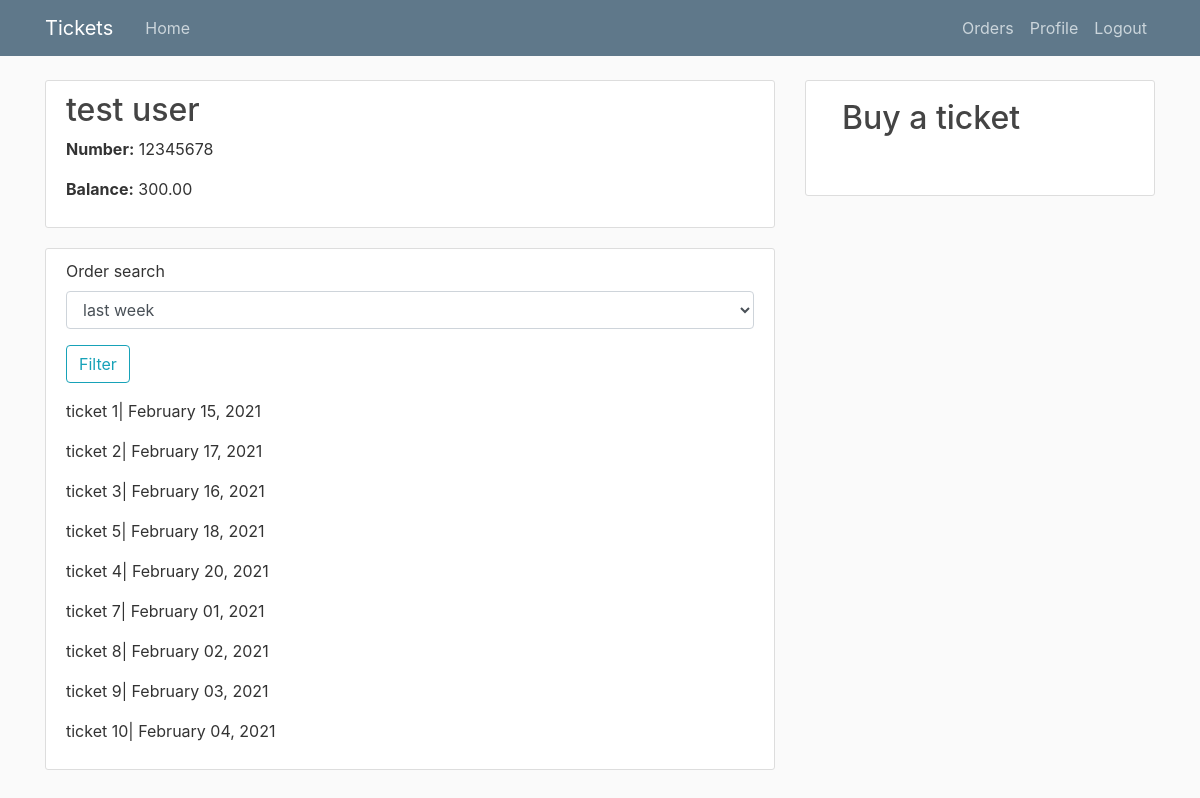
/profile (signed in), run on an earlier commit of the app's database.
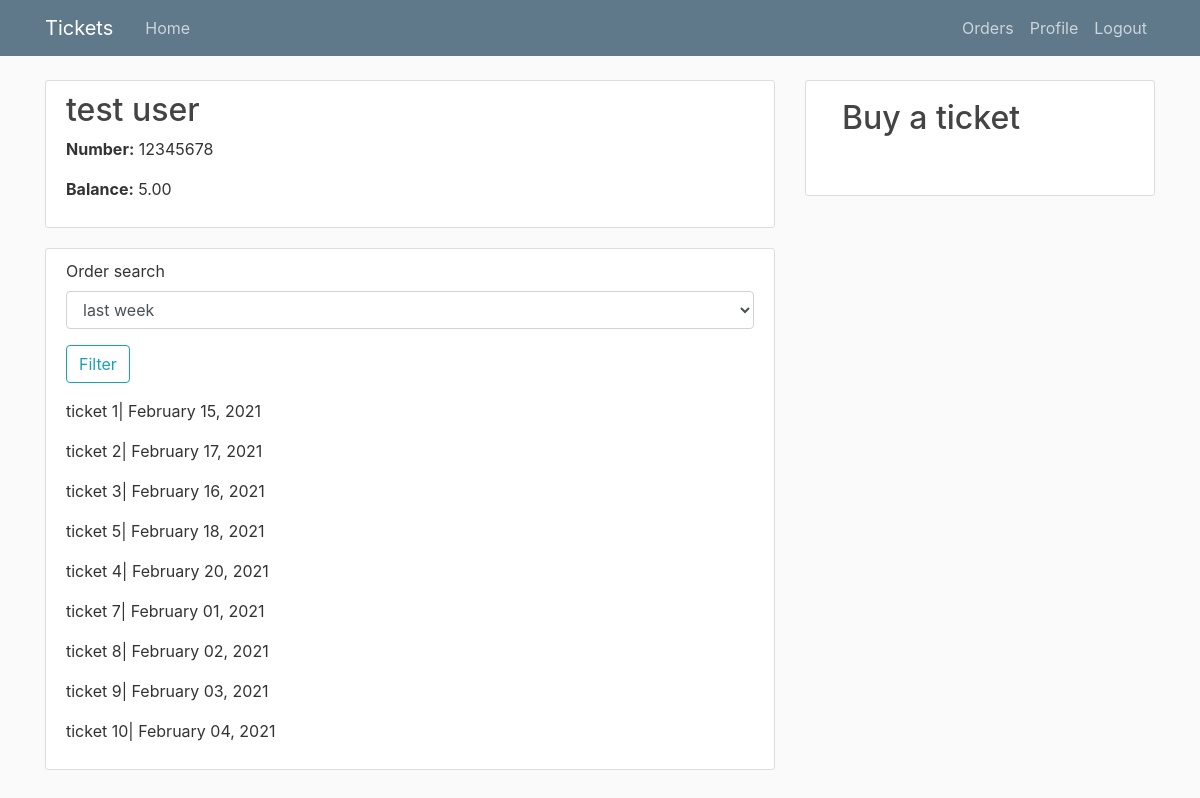
And on a later commit of the database.
### users/models.py (models this page shows, shortened)
class User(AbstractUser):
    username = None
    email = models.EmailField(_('Email Address'), unique=True)
    first_name = models.CharField(max_length=50, verbose_name=_("First Name"))
    last_name = models.CharField(max_length=50, verbose_name=_("Last Name"))
    balance = models.DecimalField(max_digits=8, decimal_places=2, verbose_name=_('Balance'), default=0)
    mobile_number = models.CharField(max_length=20, verbose_name=_("Mobile Number"))
    objects = UserManager()
    USERNAME_FIELD = 'email'
    REQUIRED_FIELDS = []

### tickets_app/views.py (the view, shortened to what this page needs)
# urls.py: path("profile", ticket_views.profile, name="profile"),
@login_required
def profile(request: WSGIRequest) -> HttpResponse:
    user = request.user
    tickets = Ticket.objects.filter(tk_order__user=user)
    tickets_search_form = TicketsSearchForm()
    orders_info = {}
    if request.method == "GET":
        tickets_search_form = TicketsSearchForm(request.GET)
        if tickets_search_form.is_valid():
            data = tickets_search_form.cleaned_data["order_search"]
    return render(request, 'tickets_app/profile.html', context={
        "user": user,
        "tickets": tickets,
        "tickets_search_form": tickets_search_form,
        "orders_info": orders_info
    })

### tickets_app/forms.py
class TicketsSearchForm(forms.Form):
    CHOICE = (("1", "last week"), ("2", "last month"), ("3", "last year"))
    order_search = forms.ChoiceField(choices=CHOICE, required=False)

### tickets_app/templates/tickets_app/profile.html (shortened to what this page needs)
{% extends "tickets_app/base.html" %}
{% load crispy_forms_tags %}
{% block content %}
<div class = "content-section">
  <h2>{{user.first_name}} {{user.last_name}}</h2>
  <p><strong>Number:</strong> {{user.mobile_number}}</p>
  <p><strong>Balance:</strong> {{user.balance}}</p>
</div>
<div class = "content-section">
    <div>
    <form method = "GET" action="profile">
      {{tickets_search_form|crispy}}
      <div class = "form-group">
          <button class = "btn btn-outline-info" type = "submit">Filter</button>
      </div>
    </form>
    </div>
    {% for ticket in tickets %}
      <p> {{ticket.name}}| {{ticket.start_date|date:"F d, Y"}}</p>
    {% endfor %}
</div>
{% endblock content%}

What changed in the data, as far as the page shows it:
changed User "test": balance "300.00" → "5.00"
